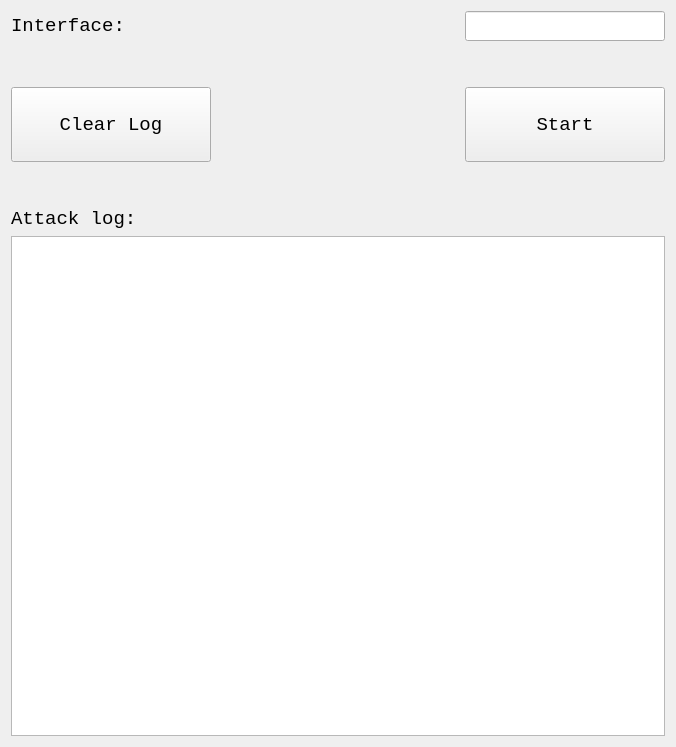
          <widget class="QWidget" name="tab_5">
           <attribute name="title">
            <string>DHCP Starvation</string>
           </attribute>
           <layout class="QGridLayout" name="gridLayout_20">
            <item row="0" column="0">
             <layout class="QVBoxLayout" name="verticalLayout_38">
              <item>
               <layout class="QHBoxLayout" name="horizontalLayout_27">
                <item>
                 <widget class="QLabel" name="interface_label_http1_5">
                  <property name="minimumSize">
                   <size>
                    <width>150</width>
                    <height>0</height>
                   </size>
                  </property>
                  <property name="font">
                   <font>
                    <family>Monospace</family>
                    <pointsize>14</pointsize>
                   </font>
                  </property>
                  <property name="text">
                   <string>Interface:</string>
                  </property>
                 </widget>
                </item>
                <item>
                 <spacer name="horizontalSpacer_23">
                  <property name="orientation">
                   <enum>Qt::Horizontal</enum>
                  </property>
                  <property name="sizeType">
                   <enum>QSizePolicy::Fixed</enum>
                  </property>
                  <property name="sizeHint" stdset="0">
                   <size>
                    <width>298</width>
                    <height>18</height>
                   </size>
                  </property>
                 </spacer>
                </item>
                <item>
                 <widget class="QLineEdit" name="dhcp_starvation_interface">
                  <property name="sizePolicy">
                   <sizepolicy hsizetype="Expanding" vsizetype="Fixed">
                    <horstretch>0</horstretch>
                    <verstretch>0</verstretch>
                   </sizepolicy>
                  </property>
                  <property name="minimumSize">
                   <size>
                    <width>200</width>
                    <height>0</height>
                   </size>
                  </property>
                  <property name="font">
                   <font>
                    <family>Monospace</family>
                    <pointsize>14</pointsize>
                   </font>
                  </property>
                  <property name="text">
                   <string/>
                  </property>
                 </widget>
                </item>
               </layout>
              </item>
              <item>
               <spacer name="verticalSpacer_13">
                <property name="orientation">
                 <enum>Qt::Vertical</enum>
                </property>
                <property name="sizeType">
                 <enum>QSizePolicy::Ignored</enum>
                </property>
                <property name="sizeHint" stdset="0">
                 <size>
                  <width>20</width>
                  <height>40</height>
                 </size>
                </property>
               </spacer>
              </item>
              <item>
               <layout class="QVBoxLayout" name="verticalLayout_39">
                <item>
                 <layout class="QHBoxLayout" name="horizontalLayout_30">
                  <item>
                   <widget class="QPushButton" name="dhcp_starvation_clear_button">
                    <property name="minimumSize">
                     <size>
                      <width>200</width>
                      <height>75</height>
                     </size>
                    </property>
                    <property name="font">
                     <font>
                      <family>Monospace</family>
                      <pointsize>14</pointsize>
                     </font>
                    </property>
                    <property name="text">
                     <string>Clear Log</string>
                    </property>
                   </widget>
                  </item>
                  <item>
                   <spacer name="horizontalSpacer_24">
                    <property name="orientation">
                     <enum>Qt::Horizontal</enum>
                    </property>
                    <property name="sizeHint" stdset="0">
                     <size>
                      <width>40</width>
                      <height>20</height>
                     </size>
                    </property>
                   </spacer>
                  </item>
                  <item>
                   <widget class="QPushButton" name="dhcp_starvation_start_button">
                    <property name="minimumSize">
                     <size>
                      <width>200</width>
                      <height>75</height>
                     </size>
                    </property>
                    <property name="font">
                     <font>
                      <family>Monospace</family>
                      <pointsize>14</pointsize>
                     </font>
                    </property>
                    <property name="text">
                     <string>Start</string>
                    </property>
                   </widget>
                  </item>
                 </layout>
                </item>
                <item>
                 <spacer name="verticalSpacer_14">
                  <property name="orientation">
                   <enum>Qt::Vertical</enum>
                  </property>
                  <property name="sizeType">
                   <enum>QSizePolicy::Ignored</enum>
                  </property>
                  <property name="sizeHint" stdset="0">
                   <size>
                    <width>20</width>
                    <height>40</height>
                   </size>
                  </property>
                 </spacer>
                </item>
                <item>
                 <widget class="QLabel" name="label_11">
                  <property name="font">
                   <font>
                    <family>Monospace</family>
                    <pointsize>14</pointsize>
                   </font>
                  </property>
                  <property name="text">
                   <string>Attack log:</string>
                  </property>
                 </widget>
                </item>
                <item>
                 <widget class="QTextBrowser" name="dhcp_starvation_log">
                  <property name="minimumSize">
                   <size>
                    <width>0</width>
                    <height>500</height>
                   </size>
                  </property>
                  <property name="font">
                   <font>
                    <family>Monospace</family>
                    <pointsize>12</pointsize>
                   </font>
                  </property>
                  <property name="html">
                   <string>&lt;!DOCTYPE HTML PUBLIC &quot;-//W3C//DTD HTML 4.0//EN&quot; &quot;http://www.w3.org/TR/REC-html40/strict.dtd&quot;&gt;
&lt;html&gt;&lt;head&gt;&lt;meta name=&quot;qrichtext&quot; content=&quot;1&quot; /&gt;&lt;style type=&quot;text/css&quot;&gt;
p, li { white-space: pre-wrap; }
&lt;/style&gt;&lt;/head&gt;&lt;body style=&quot; font-family:'Monospace'; font-size:12pt; font-weight:400; font-style:normal;&quot;&gt;
&lt;p style=&quot;-qt-paragraph-type:empty; margin-top:0px; margin-bottom:0px; margin-left:0px; margin-right:0px; -qt-block-indent:0; text-indent:0px;&quot;&gt;&lt;br /&gt;&lt;/p&gt;&lt;/body&gt;&lt;/html&gt;</string>
                  </property>
                 </widget>
                </item>
               </layout>
              </item>
             </layout>
            </item>
           </layout>
          </widget>
